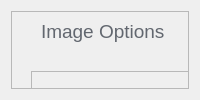
               <widget class="QWidget" name="page_seeting">
                <layout class="QVBoxLayout" name="verticalLayout_10">
                 <item>
                  <widget class="QFrame" name="frame_5">
                   <property name="frameShape">
                    <enum>QFrame::StyledPanel</enum>
                   </property>
                   <property name="frameShadow">
                    <enum>QFrame::Raised</enum>
                   </property>
                   <widget class="QFrame" name="frame_6">
                    <property name="geometry">
                     <rect>
                      <x>20</x>
                      <y>60</y>
                      <width>311</width>
                      <height>131</height>
                     </rect>
                    </property>
                    <property name="frameShape">
                     <enum>QFrame::StyledPanel</enum>
                    </property>
                    <property name="frameShadow">
                     <enum>QFrame::Raised</enum>
                    </property>
                    <widget class="QWidget" name="layoutWidget">
                     <property name="geometry">
                      <rect>
                       <x>10</x>
                       <y>60</y>
                       <width>271</width>
                       <height>24</height>
                      </rect>
                     </property>
                     <layout class="QHBoxLayout" name="horizontalLayout_13">
                      <item>
                       <widget class="QLabel" name="label_6">
                        <property name="text">
                         <string>Contrast</string>
                        </property>
                       </widget>
                      </item>
                      <item>
                       <widget class="QSlider" name="horizontalSlider_3">
                        <property name="orientation">
                         <enum>Qt::Horizontal</enum>
                        </property>
                       </widget>
                      </item>
                      <item>
                       <widget class="QLabel" name="label_3">
                        <property name="text">
                         <string>0.0</string>
                        </property>
                       </widget>
                      </item>
                     </layout>
                    </widget>
                    <widget class="QWidget" name="layoutWidget_2">
                     <property name="geometry">
                      <rect>
                       <x>10</x>
                       <y>20</y>
                       <width>271</width>
                       <height>24</height>
                      </rect>
                     </property>
                     <layout class="QHBoxLayout" name="horizontalLayout_14">
                      <item>
                       <widget class="QLabel" name="label_7">
                        <property name="text">
                         <string>Gamma</string>
                        </property>
                       </widget>
                      </item>
                      <item>
                       <widget class="QSlider" name="horizontalSlider_4">
                        <property name="orientation">
                         <enum>Qt::Horizontal</enum>
                        </property>
                       </widget>
                      </item>
                      <item>
                       <widget class="QLabel" name="label_2">
                        <property name="text">
                         <string>0.0</string>
                        </property>
                       </widget>
                      </item>
                     </layout>
                    </widget>
                   </widget>
                   <widget class="QLabel" name="label_8">
                    <property name="geometry">
                     <rect>
                      <x>30</x>
                      <y>0</y>
                      <width>161</width>
                      <height>41</height>
                     </rect>
                    </property>
                    <property name="font">
                     <font>
                      <family>Arial</family>
                      <pointsize>14</pointsize>
                     </font>
                    </property>
                    <property name="styleSheet">
                     <string notr="true">color: rgb(98, 103, 111);</string>
                    </property>
                    <property name="text">
                     <string>Image Options</string>
                    </property>
                   </widget>
                   <widget class="QLabel" name="label_11">
                    <property name="geometry">
                     <rect>
                      <x>30</x>
                      <y>420</y>
                      <width>161</width>
                      <height>41</height>
                     </rect>
                    </property>
                    <property name="font">
                     <font>
                      <family>Arial</family>
                      <pointsize>10</pointsize>
                     </font>
                    </property>
                    <property name="styleSheet">
                     <string notr="true">color: rgb(98, 103, 111);</string>
                    </property>
                    <property name="frameShape">
                     <enum>QFrame::NoFrame</enum>
                    </property>
                    <property name="text">
                     <string/>
                    </property>
                   </widget>
                   <widget class="Line" name="line">
                    <property name="geometry">
                     <rect>
                      <x>0</x>
                      <y>230</y>
                      <width>781</width>
                      <height>51</height>
                     </rect>
                    </property>
                    <property name="orientation">
                     <enum>Qt::Horizontal</enum>
                    </property>
                   </widget>
                   <widget class="QLabel" name="label_12">
                    <property name="geometry">
                     <rect>
                      <x>30</x>
                      <y>270</y>
                      <width>161</width>
                      <height>41</height>
                     </rect>
                    </property>
                    <property name="font">
                     <font>
                      <family>Arial</family>
                      <pointsize>14</pointsize>
                     </font>
                    </property>
                    <property name="styleSheet">
                     <string notr="true">color: rgb(98, 103, 111);</string>
                    </property>
                    <property name="text">
                     <string>Save Option</string>
                    </property>
                   </widget>
                   <widget class="QWidget" name="horizontalLayoutWidget">
                    <property name="geometry">
                     <rect>
                      <x>30</x>
                      <y>320</y>
                      <width>331</width>
                      <height>41</height>
                     </rect>
                    </property>
                    <layout class="QHBoxLayout" name="horizontalLayout">
                     <property name="spacing">
                      <number>30</number>
                     </property>
                     <item>
                      <widget class="QLabel" name="label_4">
                       <property name="text">
                        <string>기본 파일 이름 : </string>
                       </property>
                      </widget>
                     </item>
                     <item>
                      <widget class="QLineEdit" name="lineEdit">
                       <property name="styleSheet">
                        <string notr="true">color: rgb(98, 103, 111);</string>
                       </property>
                       <property name="inputMask">
                        <string/>
                       </property>
                       <property name="text">
                        <string>기본 파일이름 + 증감숫자</string>
                       </property>
                      </widget>
                     </item>
                    </layout>
                   </widget>
                   <widget class="QPushButton" name="btn_settingSave">
                    <property name="geometry">
                     <rect>
                      <x>670</x>
                      <y>420</y>
                      <width>111</width>
                      <height>31</height>
                     </rect>
                    </property>
                    <property name="styleSheet">
                     <string notr="true">QPushButton {
	background-image: url(:/24x24/icons/24x24/cil-menu.png);
	background-position: center;
	background-repeat: no-reperat;
	border: none;
	background-color: rgb(27, 29, 35);
}
QPushButton:hover {
	background-color: rgb(33, 37, 43);
}
QPushButton:pressed {	
	background-color: rgb(85, 170, 255);
}</string>
                    </property>
                    <property name="text">
                     <string>설정 저장</string>
                    </property>
                   </widget>
                   <widget class="QWidget" name="horizontalLayoutWidget_2">
                    <property name="geometry">
                     <rect>
                      <x>30</x>
                      <y>370</y>
                      <width>331</width>
                      <height>41</height>
                     </rect>
                    </property>
                    <layout class="QHBoxLayout" name="horizontalLayout_11">
                     <property name="spacing">
                      <number>6</number>
                     </property>
                     <item>
                      <widget class="QLabel" name="label_5">
                       <property name="text">
                        <string>증감숫자 시작번호 :  </string>
                       </property>
                      </widget>
                     </item>
                     <item>
                      <widget class="QLineEdit" name="lineEdit_2"/>
                     </item>
                    </layout>
                   </widget>
                   <widget class="QPushButton" name="btn_Left_2">
                    <property name="geometry">
                     <rect>
                      <x>710</x>
                      <y>10</y>
                      <width>41</width>
                      <height>23</height>
                     </rect>
                    </property>
                    <property name="text">
                     <string/>
                    </property>
                    <property name="icon">
                     <iconset resource="rc.qrc">
                      <normaloff>:/icon/icons/24x24/cil-media-skip-backward.png</normaloff>:/icon/icons/24x24/cil-media-skip-backward.png</iconset>
                    </property>
                   </widget>
                   <widget class="QPushButton" name="btn_Right_2">
                    <property name="geometry">
                     <rect>
                      <x>750</x>
                      <y>10</y>
                      <width>41</width>
                      <height>23</height>
                     </rect>
                    </property>
                    <property name="text">
                     <string/>
                    </property>
                    <property name="icon">
                     <iconset resource="rc.qrc">
                      <normaloff>:/icon/icons/24x24/cil-media-skip-forward.png</normaloff>:/icon/icons/24x24/cil-media-skip-forward.png</iconset>
                    </property>
                   </widget>
                   <widget class="QWidget" name="horizontalLayoutWidget_3">
                    <property name="geometry">
                     <rect>
                      <x>30</x>
                      <y>170</y>
                      <width>331</width>
                      <height>41</height>
                     </rect>
                    </property>
                    <layout class="QHBoxLayout" name="horizontalLayout_17">
                     <property name="spacing">
                      <number>6</number>
                     </property>
                     <item>
                      <widget class="QLabel" name="label_13">
                       <property name="text">
                        <string>이미지파일 확장자 :  </string>
                       </property>
                      </widget>
                     </item>
                     <item>
                      <widget class="QLineEdit" name="lineEdit_3">
                       <property name="text">
                        <string>*.jpg</string>
                       </property>
                      </widget>
                     </item>
                    </layout>
                   </widget>
                  </widget>
                 </item>
                </layout>
               </widget>
